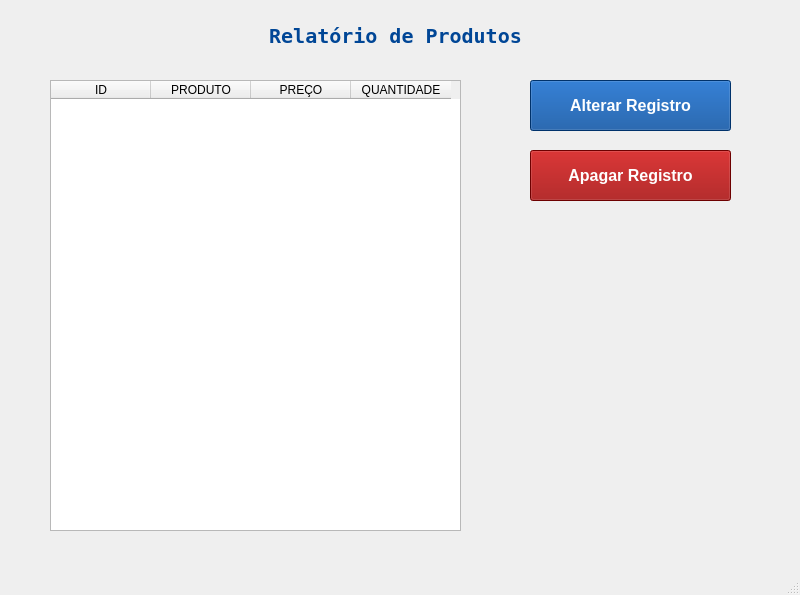
<?xml version="1.0" encoding="UTF-8"?>
<ui version="4.0">
 <class>telaRelatorio</class>
 <widget class="QMainWindow" name="telaRelatorio">
  <property name="geometry">
   <rect>
    <x>0</x>
    <y>0</y>
    <width>800</width>
    <height>595</height>
   </rect>
  </property>
  <property name="windowTitle">
   <string>MainWindow</string>
  </property>
  <widget class="QWidget" name="centralwidget">
   <widget class="QLabel" name="label_3">
    <property name="geometry">
     <rect>
      <x>240</x>
      <y>10</y>
      <width>311</width>
      <height>51</height>
     </rect>
    </property>
    <property name="font">
     <font>
      <family>DejaVu Sans Mono</family>
      <pointsize>15</pointsize>
      <weight>75</weight>
      <bold>true</bold>
     </font>
    </property>
    <property name="styleSheet">
     <string notr="true">color:rgb(0, 70, 150)</string>
    </property>
    <property name="text">
     <string>Relatório de Produtos</string>
    </property>
    <property name="alignment">
     <set>Qt::AlignCenter</set>
    </property>
   </widget>
   <widget class="QTableWidget" name="tableWidget">
    <property name="geometry">
     <rect>
      <x>50</x>
      <y>80</y>
      <width>411</width>
      <height>451</height>
     </rect>
    </property>
    <column>
     <property name="text">
      <string>ID</string>
     </property>
    </column>
    <column>
     <property name="text">
      <string>PRODUTO</string>
     </property>
    </column>
    <column>
     <property name="text">
      <string>PREÇO</string>
     </property>
    </column>
    <column>
     <property name="text">
      <string>QUANTIDADE</string>
     </property>
    </column>
   </widget>
   <widget class="QPushButton" name="buttonAlterarRegistro">
    <property name="geometry">
     <rect>
      <x>530</x>
      <y>80</y>
      <width>201</width>
      <height>51</height>
     </rect>
    </property>
    <property name="font">
     <font>
      <pointsize>12</pointsize>
      <weight>75</weight>
      <bold>true</bold>
     </font>
    </property>
    <property name="styleSheet">
     <string notr="true">background-color:rgb(0, 70, 150);
color:rgb(255, 255, 255)</string>
    </property>
    <property name="text">
     <string>Alterar Registro</string>
    </property>
   </widget>
   <widget class="QPushButton" name="buttonApagarRegistro">
    <property name="geometry">
     <rect>
      <x>530</x>
      <y>150</y>
      <width>201</width>
      <height>51</height>
     </rect>
    </property>
    <property name="font">
     <font>
      <pointsize>12</pointsize>
      <weight>75</weight>
      <bold>true</bold>
     </font>
    </property>
    <property name="styleSheet">
     <string notr="true">background-color:rgb(152, 0, 0);
color:rgb(255, 255, 255)</string>
    </property>
    <property name="text">
     <string>Apagar Registro</string>
    </property>
   </widget>
  </widget>
  <widget class="QMenuBar" name="menubar">
   <property name="geometry">
    <rect>
     <x>0</x>
     <y>0</y>
     <width>800</width>
     <height>20</height>
    </rect>
   </property>
  </widget>
  <widget class="QStatusBar" name="statusbar"/>
 </widget>
 <resources/>
 <connections/>
</ui>
